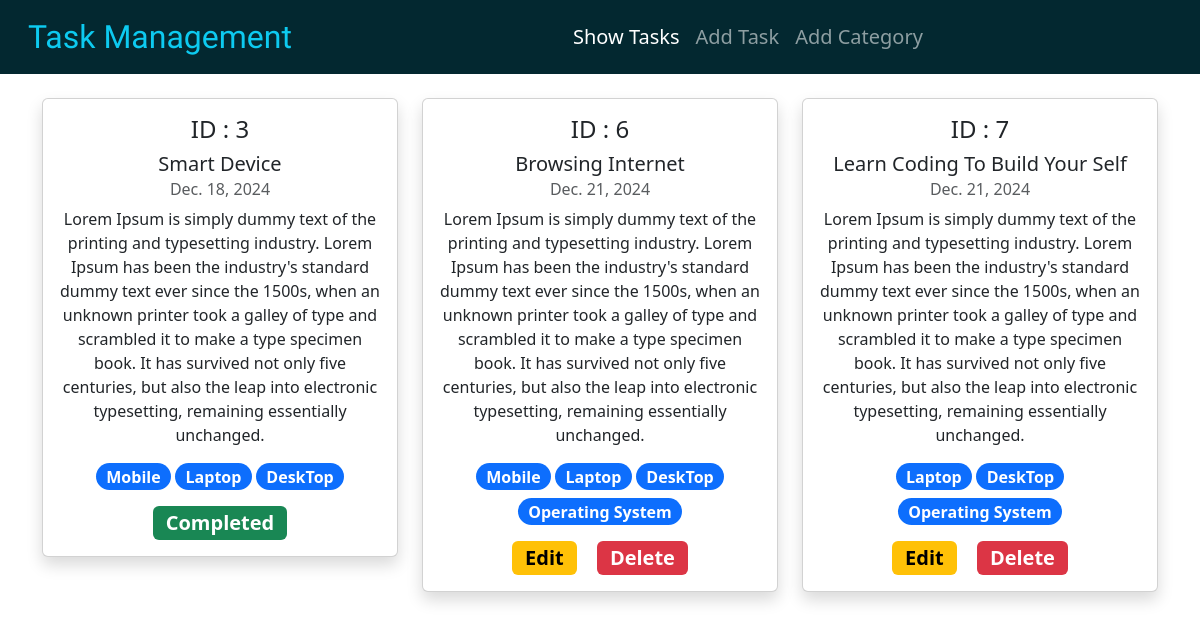
The page / on the database its author committed.
### tasks/models.py (models this page shows)
class Task(models.Model):
    title = models.CharField(max_length=150)
    description = models.TextField()
    assignDate = models.DateField(auto_now_add=True)
    category = models.ManyToManyField(Category)
    is_completed = models.BooleanField(default=False)
    def __str__(self):
        return self.title

### categories/models.py (models this page shows)
class Category(models.Model):
    name = models.CharField(max_length=150)
    def __str__(self):
        return self.name

### TaskManagementSystem/views.py (the view)
# urls.py: 2. Add a URL to urlpatterns:  path('', views.home, name='home')
def home(request):
    data = Task.objects.all()
    print(data)
    return render(request, 'home.html', {'data' : data})

### templates/home.html
{% extends 'base.html' %} {% block content %} {% if not data %}
<h2 class="text-center mt-5 text-warning fw-bold">
    No tasks was added here. So add a task first!!!
</h2>
{% else %}
<div class="row g-4">
    {% for task in data %}
    <div class="col-md-4">
        <div class="card text-center shadow">
            <div class="card-body">
                <h4>ID : {{task.id}}</h4>
                <h5 class="card-title">{{task.title}}</h5>
                <h6 class="card-subtitle mb-2 text-body-secondary">
                    {{task.assignDate}}
                </h6>
                <p class="card-text">{{task.description}}</p>
                <div>
                    {% for category in task.category.all %}
                    <span class="badge rounded-pill text-bg-primary fs-6 mb-2"
                        >{{category}}</span
                    >
                    {% endfor %}
                </div>
                <div style="margin-top: -0.5rem">
                    {% if task.is_completed == False %}
                    <a
                        href="{% url 'edit_task' task.id %}"
                        class="text-decoration-none text-dark"
                        ><span class="badge text-bg-warning fs-5 mt-3 me-3"
                            >Edit</span
                        ></a
                    >
                    <a
                        href="{% url 'delete_task' task.id %}"
                        class="text-decoration-none text-light"
                        ><span class="badge text-bg-danger fs-5 mt-3"
                            >Delete</span
                        ></a
                    >
                    {% else %}
                    <span class="badge text-bg-success fs-5 mt-3"
                        >Completed</span
                    >
                    {% endif %}
                </div>
            </div>
        </div>
    </div>
    {% endfor %}
</div>
{% endif %} {% endblock %}

### templates/base.html (shortened to what this page needs)
<!DOCTYPE html>
<html lang="en">
    <head>
        <link
            href="https://cdn.jsdelivr.net/npm/bootstrap@5.3.3/dist/css/bootstrap.min.css"
            rel="stylesheet"
        />
    </head>
    <body>
        <header class="sticky-top">
            <nav
                class="navbar navbar-expand-lg bg-info-subtle"
                data-bs-theme="dark"
            >
                <div class="container-fluid">
                    <a
                        class="navbar-brand fs-2 text-info ms-md-3"
                        href="{% url 'show_task' %}"
                        style="font-family: 'Coiny', serif"
                        >Task Management</a
                    >
                    <div
                        class="collapse navbar-collapse"
                        id="navbarSupportedContent"
                    >
                        <ul class="navbar-nav mx-auto mb-2 mb-lg-0 fs-5">
                            <li class="nav-item">
                                <a
                                    class="nav-link active"
                                    aria-current="page"
                                    href="{% url 'show_task' %}"
                                    >Show Tasks</a
                                >
                            </li>
                            <li class="nav-item">
                                <a class="nav-link" href="{% url 'add_task' %}"
                                    >Add Task</a
                                >
                            </li>
                            <li class="nav-item">
                                <a
                                    class="nav-link"
                                    href="{% url 'add_category' %}"
                                    >Add Category</a
                                >
                            </li>
                        </ul>
                    </div>
                </div>
            </nav>
        </header>
        <main class="container my-4">{% block content %} {% endblock %}</main>
    </body>
</html>

### rows shown on the page
Task: id "3", title "Smart Device", assignDate "Dec. 18, 2024", description "Lorem Ipsum is simply dummy text of the printing and typesetting industry. Lorem Ipsum has been the industry's standard dummy text ever since the 1500s, when an unknown printer took a galley of type and scrambled it to make a type specimen book. It has survived not only five centuries, but also the leap into electronic typesetting, remaining essentially unchanged.", is_completed "Completed"
Category: name "Mobile"
Category: name "Laptop"
Category: name "DeskTop"
Task: id "6", title "Browsing Internet", assignDate "Dec. 21, 2024", description "Lorem Ipsum is simply dummy text of the printing and typesetting industry. Lorem Ipsum has been the industry's standard dummy text ever since the 1500s, when an unknown printer took a galley of type and scrambled it to make a type specimen book. It has survived not only five centuries, but also the leap into electronic typesetting, remaining essentially unchanged.", is_completed "Edit"
Category: name "Operating System"
Task: id "7", title "Learn Coding To Build Your Self", assignDate "Dec. 21, 2024", description "Lorem Ipsum is simply dummy text of the printing and typesetting industry. Lorem Ipsum has been the industry's standard dummy text ever since the 1500s, when an unknown printer took a galley of type and scrambled it to make a type specimen book. It has survived not only five centuries, but also the leap into electronic typesetting, remaining essentially unchanged.", is_completed "Edit"
